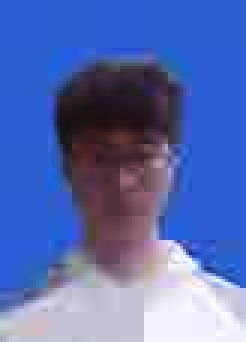
#> input picture openct-tenorflow-face/人脸识别/q.jpg, 82 x 114 px (shown 3 times larger)
$ python haar+adaboost.py
#> lines starting #> are read from the running program, lines starting #| are printed output that depends on the picture
import cv2

# load xml 1 file name
face_xml = cv2.CascadeClassifier('haarcascade_frontalface_default.xml')
eye_xml = cv2.CascadeClassifier('haarcascade_eye.xml')
# load jpg
imgInit = cv2.imread('q.jpg')
#> imgInit is the input picture: shape (114, 82, 3); mean B, G, R 174.8, 106.7, 86.4
imgInfo = imgInit.shape
#> imgInfo = (114, 82, 3)
height = imgInfo[0]
#> height = 114
width = imgInfo[1]
#> width = 82
mode = imgInfo[2]
#> mode = 3
dstHeight = int(height * 0.4)
#> dstHeight = 45
dstWidth = int(width * 0.4)
#> dstWidth = 32
imgshow = cv2.resize(imgInit, (dstWidth, dstHeight))
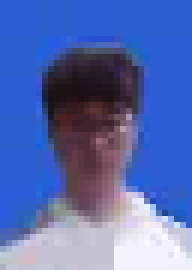
#> imgshow: shape (45, 32, 3) (shown 6 times larger); mean B, G, R 174.6, 106.5, 86.2
cv2.imshow('src', imgshow)
# haar gray
gray = cv2.cvtColor(imgInit, cv2.COLOR_BGR2GRAY)
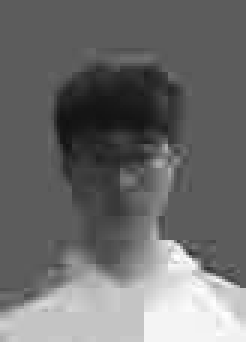
#> gray: shape (114, 82) (shown 3 times larger); min 17, max 254, mean 108.4
# detect faces 1 data 2 scale 3 5
faces = face_xml.detectMultiScale(gray, 1.2, 3)
#> faces = ()
print('face=', len(faces))
#| face= 0
# draw
for (x, y, w, h) in faces:
    cv2.rectangle(imgInit, (x, y), (x + w, y + h), (255, 0, 0), 2)
    roi_face = gray[y:y + h, x:x + w]
    roi_color = imgInit[y:y + h, x:x + w]
    # 1 gray
    eyes = eye_xml.detectMultiScale(roi_face)
    print('eye=', len(eyes))
    for (e_x, e_y, e_w, e_h) in eyes:
        cv2.rectangle(roi_color, (e_x, e_y), (e_x + e_w, e_y + e_h), (0, 255, 0), 2)
#> this loop made 0 passes
imgshowdst = cv2.resize(imgInit, (dstWidth, dstHeight))
text = 'all' + str(len(faces)) + 'boss'
#> text = 'all0boss'
org = (40, 80)
fontFace = cv2.FONT_HERSHEY_COMPLEX
#> fontFace = 3
fontScale = 1
fontcolor = (128, 0, 128)  # BGR
thickness = 1
lineType = 4
bottomLeftOrigin = 1
# cv.putText(img, text, org, fontFace, fontScale, fontcolor, thickness, lineType, bottomLeftOrigin)
cv2.putText(imgshowdst, text, org, fontFace, fontScale, fontcolor, thickness, lineType)
cv2.imshow('dst', imgshowdst)
cv2.waitKey(0)
